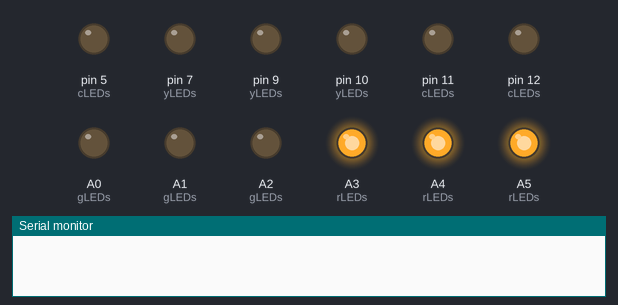
The sketch below on a simulated Arduino Uno, built with avr-gcc and run on an emulated ATmega328P. Shown: output pins drawn as LEDs (lit = HIGH), the last lines printed to the serial monitor.

Above: at 0.2 s.
At 4.5 s:
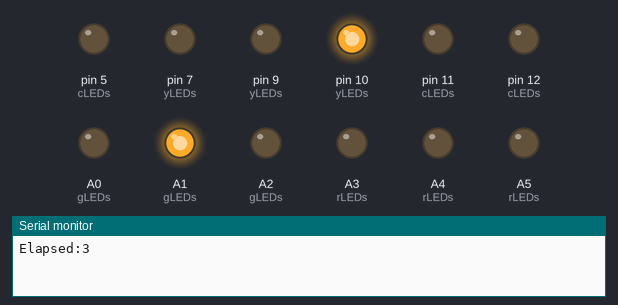
At 9.5 s:
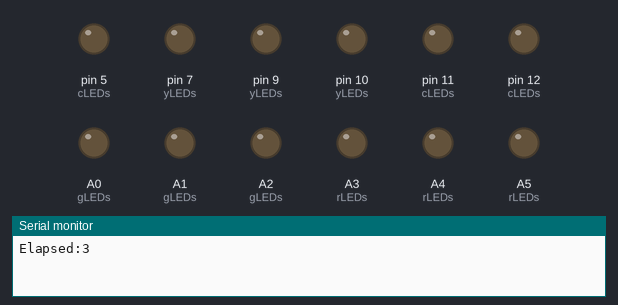
At 19.5 s:
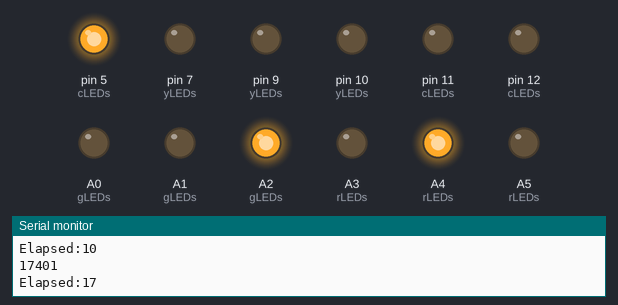
At 28.5 s:
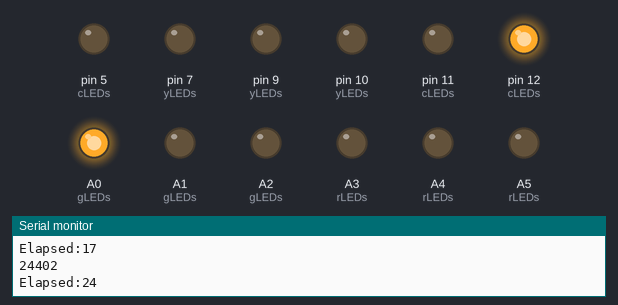
At 38.5 s:
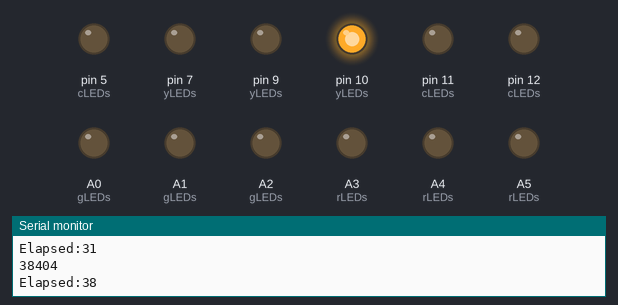
Timing chart, 0 to 40.0 s (numbered marks = the images above):
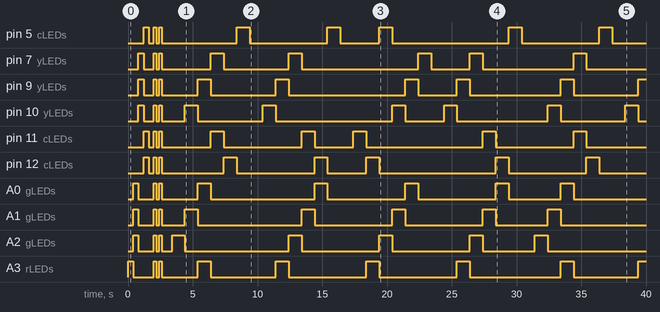

The sketch:

Arduino1.ino
```cpp
#include "Definitions.h"
#include "Randomizer.h"
#include "Tests.h"
#include "Game.h"


void setup() {

  Serial.begin(9600); // Prepare to SEND the current color

  LEDSetup(); // Set up LED Definitions
}


void terminate() {
  StartupLEDs();
  while (true) {
    Serial.println("Done!");
  }
}


int gameTime = 60000;   // 60 seconds
int start_delay = 3000;

void loop() {

  StartupLEDs();

  while (true) {

  int elapsed = millis() / 1000;
  int check = 60 + (start_delay/1000);
  Serial.print("Elapsed:");
  Serial.println(elapsed);

  if ((elapsed) > (check))
    terminate();

    GameLEDs();
    seed += 7;
    Serial.println(millis());
  }
  terminate();
}
```

Definitions.h
```cpp
#pragma once


// File containing all pin definitions for Arduino #1
// This is the arduino controlling the LEDs, implemented on the breadboard itself

#define R0 A3
#define R1 A4
#define R2 A5

#define G0 A2
#define G1 A1
#define G2 A0

#define Y0 10
#define Y1 9
#define Y2 7

#define C0 11
#define C1 12
#define C2 5

// Indexable definitions (Array form)
const int LEDsPerColumn = 3;
int rLEDs[] = {R0, R1, R2};
int gLEDs[] = {G0, G1, G2};
int yLEDs[] = {Y0, Y1, Y2};
int cLEDs[] = {C0, C1, C2};
```

Game.h
```cpp
#pragma once


void customSwap(char *a, char *b) {
    char temp = *a;
    *a = *b;
    *b = temp;
}

void shuffleColors(char arr[], unsigned int seed) {
    for (int i = 0; i < 3; i++) {
        int j = getRandom(4, seed);
        customSwap(&arr[i], &arr[j]);
    }
}


void GameLEDs() {

  int numColors = 4;
  char colors[7] = {'r','g','y','c','n','n','n'};

  shuffleColors(colors, seed);

  int rCount = 0;
  int gCount = 0;
  int yCount = 0;
  int cCount = 0;
  int nCount = 0;

  bool rStarted = false;
  bool gStarted = false;
  bool yStarted = false;
  bool cStarted = false;


  for (int i = 0; i < numColors + 3; i++) {

    if (rCount > 3)
      rStarted = false;
    if (gCount > 3)
      gStarted = false;
    if (yCount > 3)
      yStarted = false;
    if (cCount > 3)
      cStarted = false;

    // Conditionals for cycling LEDs downwards
    if (colors[i % 7] == 'r' || rStarted == true) {
      digitalWrite(rLEDs[rCount], HIGH);
      digitalWrite(rLEDs[rCount-1], LOW);
      digitalWrite(rLEDs[rCount-2], LOW);
      rCount++;
      rStarted = true;
    }
    if (colors[i % 7] == 'g' || gStarted == true) {
      digitalWrite(gLEDs[gCount], HIGH);
      digitalWrite(gLEDs[gCount-1], LOW);
      digitalWrite(gLEDs[gCount-2], LOW);
      gCount++;
      gStarted = true;
    }
    if (colors[i % 7] == 'y' || yStarted == true) {
      digitalWrite(yLEDs[yCount], HIGH);
      digitalWrite(yLEDs[yCount-1], LOW);
      digitalWrite(yLEDs[yCount-2], LOW);
      yCount++;
      yStarted = true;
    }
    if (colors[i % 7] == 'c' || cStarted == true) {
      digitalWrite(cLEDs[cCount], HIGH);
      digitalWrite(cLEDs[cCount-1], LOW);
      digitalWrite(cLEDs[cCount-2], LOW);
      cCount++;
      cStarted = true;
    }

    // Handles edge case glitch where multiple LEDs light up
    if (i % 7 == 3) {
      if (colors[i % 7] != 'r')
        digitalWrite(rLEDs[0], LOW);
      if (colors[i % 7] != 'y')
        digitalWrite(yLEDs[0], LOW);
      if (colors[i % 7] != 'g')
        digitalWrite(gLEDs[0], LOW);
      if (colors[i % 7] != 'c')
        digitalWrite(cLEDs[0], LOW);
    }


    if (colors[i % 7] == 'n') {
      digitalWrite(rLEDs[0], LOW);
      digitalWrite(gLEDs[0], LOW);
      digitalWrite(yLEDs[0], LOW);
      digitalWrite(cLEDs[0], LOW);
    }


    delay(1000);

  }
  turnAllOff();
}
```

Randomizer.h
```cpp
#pragma once


unsigned int getRandomSeed() {
    unsigned int seed;
    // Use the memory address of a local variable
    unsigned int local_variable_address = (unsigned int)&seed;
    // Use a pointer to a local variable to get the stack pointer
    void *stack_pointer;
    // Assign the address of a local variable to the pointer to capture the stack position
    stack_pointer = &seed;

    // Cast the pointer to an unsigned integer
    unsigned int stack_pointer_address = (unsigned int)stack_pointer;

    // Combine both values to create a seed
    seed = local_variable_address ^ stack_pointer_address;
    return seed;
}

unsigned int getRandom(unsigned int n, unsigned int seed) {
    // Implementation of a pseudo-random number generator
    seed = (seed * 1103515245 + 12345) & 0x7fffffff;
    return (seed) % n;
}

unsigned int seed = getRandomSeed();
```

Tests.h
```cpp
#pragma once

// The respective setup() function for implementing all the LEDs
void LEDSetup() {
  for (int i = 0; i < LEDsPerColumn; i++) {
    pinMode(rLEDs[i], OUTPUT);
    pinMode(gLEDs[i], OUTPUT);
    pinMode(yLEDs[i], OUTPUT);
    pinMode(cLEDs[i], OUTPUT);
  }
}


// ALL ON AND OFF FUNCTIONS:
void rOff() {
  for (int i = 0; i < LEDsPerColumn; i++) {
    digitalWrite(rLEDs[i], LOW);
  }
}
void gOff() {
  for (int i = 0; i < LEDsPerColumn; i++) {
    digitalWrite(gLEDs[i], LOW);
  }
}
void yOff() {
  for (int i = 0; i < LEDsPerColumn; i++) {
    digitalWrite(yLEDs[i], LOW);
  }
}
void cOff() {
  for (int i = 0; i < LEDsPerColumn; i++) {
    digitalWrite(cLEDs[i], LOW);
  }
}
void rOn() {
  for (int i = 0; i < LEDsPerColumn; i++) {
    digitalWrite(rLEDs[i], HIGH);
  }
}
void gOn() {
  for (int i = 0; i < LEDsPerColumn; i++) {
    digitalWrite(gLEDs[i], HIGH);
  }
}
void yOn() {
  for (int i = 0; i < LEDsPerColumn; i++) {
    digitalWrite(yLEDs[i], HIGH);
  }
}
void cOn() {
  for (int i = 0; i < LEDsPerColumn; i++) {
    digitalWrite(cLEDs[i], HIGH);
  }
}

// Turns off all LEDs
void turnAllOff() {
  rOff();
  gOff();
  yOff();
  cOff();
}

// Turns on all LEDs
void turnAllOn() {
  rOn();
  gOn();
  yOn();
  cOn();
}


void cycleAcross(int totalTime) {

  int delayTime = totalTime / 5;
  rOn();
  delay(delayTime);
  rOff();
  gOn();
  delay(delayTime);
  gOff();
  yOn();
  delay(delayTime);
  yOff();
  cOn();
  delay(delayTime);
  cOff();
  delay(delayTime);
}


void rainTestLoop() {
  int i = LEDsPerColumn;
  while (i >= 0) {
    digitalWrite(rLEDs[i-3], HIGH);
    digitalWrite(gLEDs[i-3], HIGH);
    digitalWrite(yLEDs[i-3], HIGH);
    digitalWrite(cLEDs[i-3], HIGH);

    digitalWrite(rLEDs[i-4], LOW);
    digitalWrite(gLEDs[i-4], LOW);
    digitalWrite(yLEDs[i-4], LOW);
    digitalWrite(cLEDs[i-4], LOW);

    // Delay time between
    delay(1000);
  }
}


// All LEDs flash simultaneously on and off
void allFlashTest(int delayTime) {
  turnAllOn();
  delay(delayTime);
  turnAllOff();
  delay(delayTime);
}


// Total 3000 ms
void StartupLEDs() {

  cycleAcross(2000);  // 2000 ms
  turnAllOff();
  allFlashTest(200);  // 400 ms
  turnAllOff();
  allFlashTest(200);  // 400 ms
  turnAllOff();
  delay(600);         // 600 ms
}
```

Measured:
- by itself, pin 5 (cLEDs): LOW → HIGH at 1.2 s, → LOW 0.40 s later, → HIGH 0.40 s later, → LOW 0.20 s later, … (16 changes in this stretch)
- by itself, pin 7 (yLEDs): LOW → HIGH at 0.80 s, → LOW 0.40 s later, → HIGH 0.80 s later, → LOW 0.20 s later, … (16 changes in this stretch)
- by itself, pin 9 (yLEDs): LOW → HIGH at 0.80 s, → LOW 0.40 s later, → HIGH 0.80 s later, → LOW 0.20 s later, … (17 changes in this stretch)
- by itself, pin 10 (yLEDs): LOW → HIGH at 0.80 s, → LOW 0.40 s later, → HIGH 0.80 s later, → LOW 0.20 s later, … (18 changes in this stretch)
- by itself, pin 11 (cLEDs): LOW → HIGH at 1.2 s, → LOW 0.40 s later, → HIGH 0.40 s later, → LOW 0.20 s later, … (16 changes in this stretch)
- by itself, pin 12 (cLEDs): LOW → HIGH at 1.2 s, → LOW 0.40 s later, → HIGH 0.40 s later, → LOW 0.20 s later, … (16 changes in this stretch)
- by itself, A0 (gLEDs): LOW → HIGH at 0.40 s, → LOW 0.40 s later, → HIGH 1.2 s later, → LOW 0.20 s later, … (16 changes in this stretch)
- by itself, A1 (gLEDs): LOW → HIGH at 0.40 s, → LOW 0.40 s later, → HIGH 1.2 s later, → LOW 0.20 s later, … (16 changes in this stretch)
